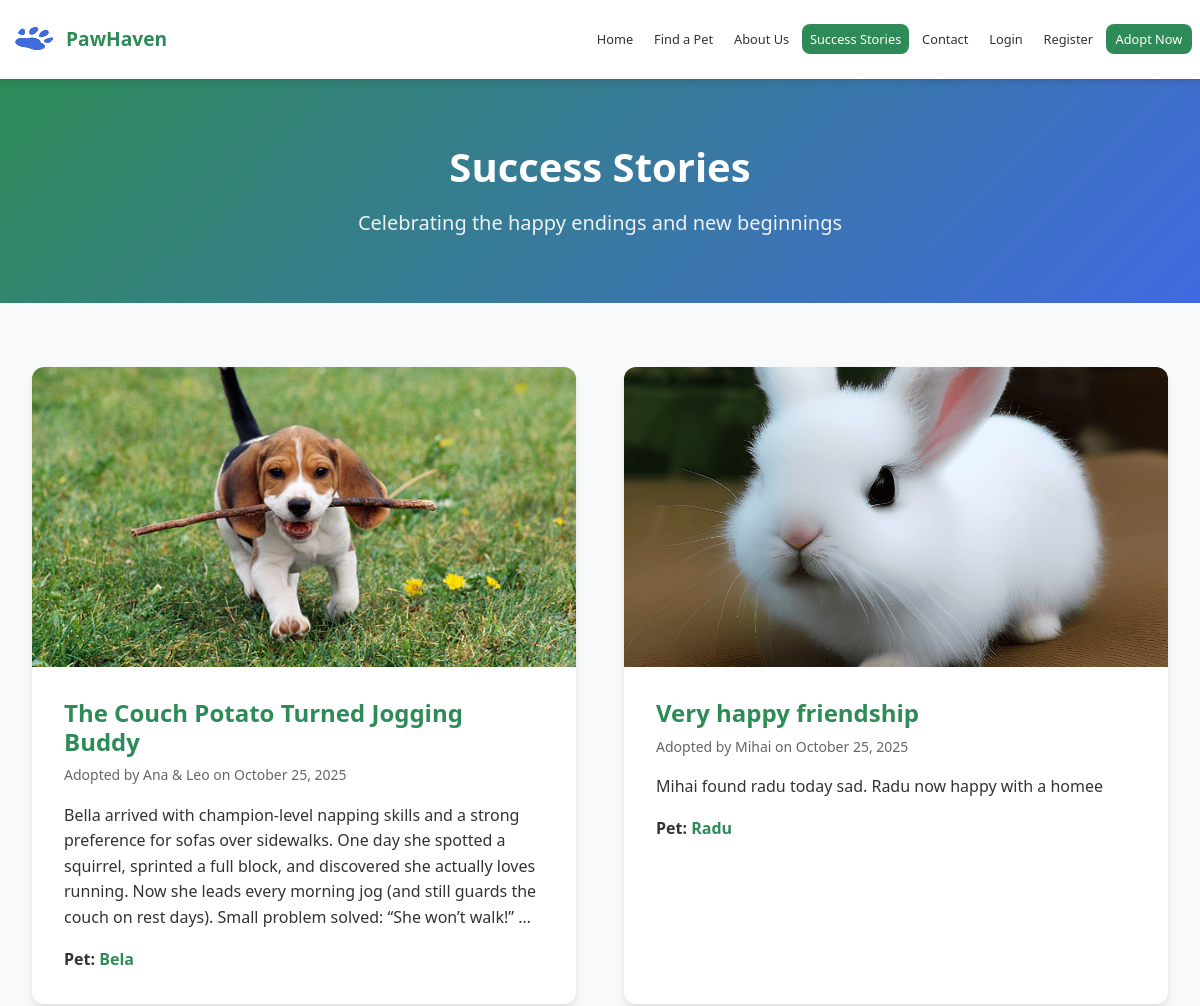
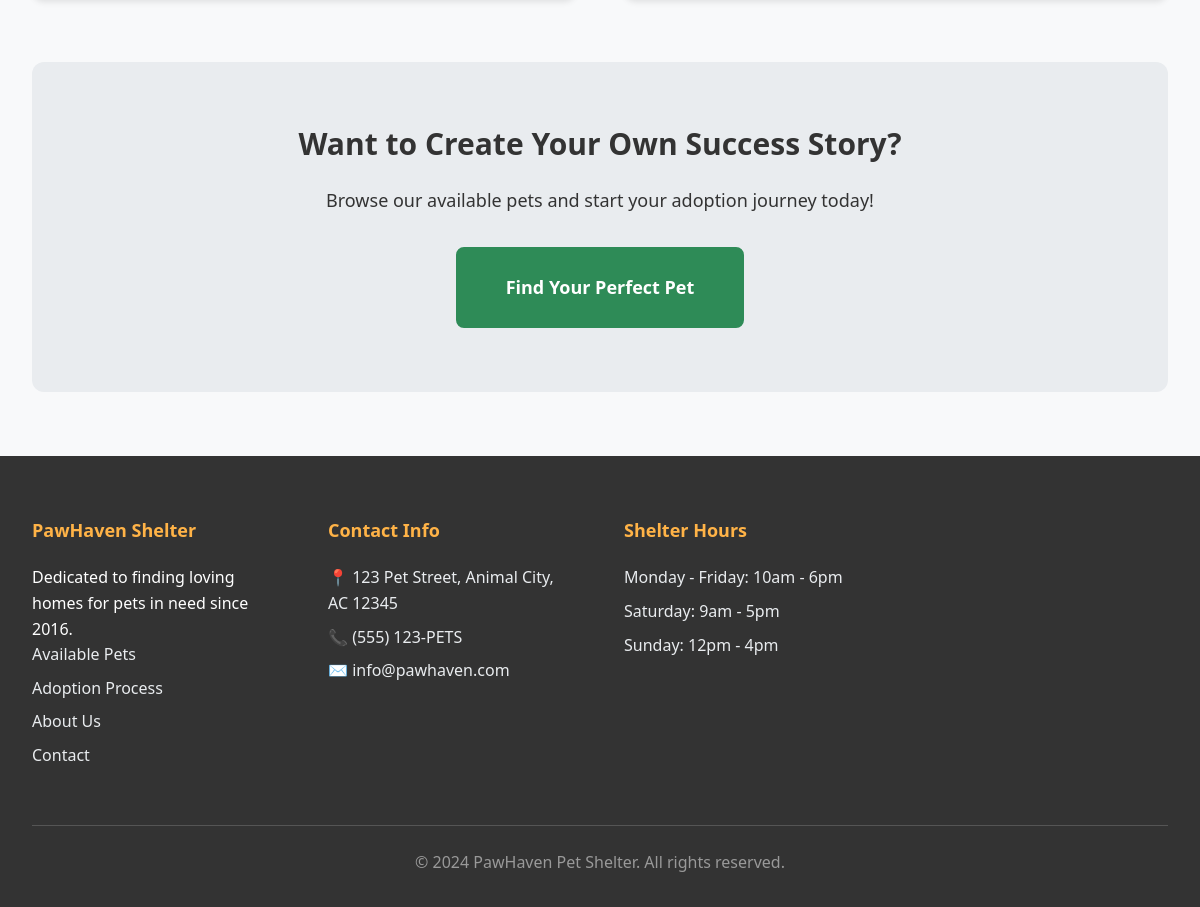
Page /success-stories/ on the committed database (2 pictures, top to bottom).
### shelter/models.py (models this page shows, shortened)
class SuccessStory(models.Model):
    pet = models.ForeignKey(Pet, on_delete=models.SET_NULL, null=True, blank=True)
    adopter_name = models.CharField(max_length=100)
    adoption_date = models.DateField()
    title = models.CharField(max_length=200)
    story = models.TextField()
    image = models.ImageField(upload_to='success_stories/', blank=True, null=True)
    featured = models.BooleanField(default=False)
    created_at = models.DateTimeField(auto_now_add=True)
    class Meta:
        ordering = ['-adoption_date']
        verbose_name = 'Success Story'
        verbose_name_plural = 'Success Stories'

class Pet(models.Model):
    PET_TYPES = [
        ('dog', 'Dog'),
        ('cat', 'Cat'),
        ('rabbit', 'Rabbit'),
        ('bird', 'Bird'),
    ]
    SIZES = [
        ('Small', 'Small'),
        ('Medium', 'Medium'),
        ('Large', 'Large'),
    ]
    GENDERS = [
        ('Male', 'Male'),
        ('Female', 'Female'),
    ]
    STATUS_CHOICES = [
        ('available', 'Available'),
        ('pending', 'Pending'),
        ('adopted', 'Adopted'),
    ]
    name = models.CharField(max_length=100)
    slug = models.SlugField(max_length=100, unique=True, blank=True)
    type = models.CharField(max_length=20, choices=PET_TYPES)
    breed = models.CharField(max_length=100)
    age = models.CharField(max_length=50)  # e.g., "3 years", "6 months"
    gender = models.CharField(max_length=10, choices=GENDERS)
    size = models.CharField(max_length=20, choices=SIZES)
    color = models.CharField(max_length=100)
    description = models.TextField()
    personality = models.JSONField(default=list)  # Store as list of traits
    vaccinated = models.BooleanField(default=False)
    spayed_neutered = models.BooleanField(default=False)
    microchipped = models.BooleanField(default=False)
    special_needs = models.BooleanField(default=False)
    special_needs_description = models.TextField(blank=True, null=True)
    main_image = models.ImageField(upload_to='pets/', blank=True, null=True)
    image_2 = models.ImageField(upload_to='pets/', blank=True, null=True)
    image_3 = models.ImageField(upload_to='pets/', blank=True, null=True)
    status = models.CharField(max_length=20, choices=STATUS_CHOICES, default='available')
    arrival_date = models.DateField()
    adoption_fee = models.DecimalField(max_digits=10, decimal_places=2)
    featured = models.BooleanField(default=False)
    created_at = models.DateTimeField(auto_now_add=True)
    updated_at = models.DateTimeField(auto_now=True)
    class Meta:
        ordering = ['-arrival_date', 'name']
        verbose_name = 'Pet'
        verbose_name_plural = 'Pets'

### shelter/views/public_views.py (the view)
# urls.py: path('success-stories/', views.success_stories, name='success_stories'),
def success_stories(request):
    stories = SuccessStory.objects.all()
    featured_stories = stories.filter(featured=True)[:3]
    context = {
        'stories': stories,
        'featured_stories': featured_stories,
    }
    return render(request, 'shelter/success.html', context)

### shelter/templates/shelter/success.html (shortened to what this page needs)
{% extends 'shelter/base.html' %}
{% load static %}
{% block content %}
<section class="success-hero">
    <div class="container">
        <h1>Success Stories</h1>
        <p class="lead">Celebrating the happy endings and new beginnings</p>
    </div>
</section>
<section class="success-content">
    <div class="container">
        {% if stories %}
        <div class="stories-grid">
            {% for story in stories %}
            <article class="story-card">
                {% if story.image %}
                <div class="story-image">
                    <img src="{{ story.image.url }}" alt="{{ story.title }}">
                </div>
                {% endif %}
                <div class="story-content">
                    <h3>{{ story.title }}</h3>
                    <p class="story-meta">
                        Adopted by {{ story.adopter_name }} on {{ story.adoption_date|date:"F d, Y" }}
                    </p>
                    <p>{{ story.story|truncatewords:50 }}</p>
                    {% if story.pet %}
                    <p class="story-pet">Pet: <a href="{% url 'pet_detail' story.pet.pk story.pet.slug %}">{{ story.pet.name }}</a></p>
                    {% endif %}
                </div>
            </article>
            {% endfor %}
        </div>
        {% else %}
        <div class="no-stories">
            <p>Check back soon for heartwarming adoption success stories!</p>
        </div>
        {% endif %}
        <div class="cta-section">
            <h2>Want to Create Your Own Success Story?</h2>
            <p>Browse our available pets and start your adoption journey today!</p>
            <a href="{% url 'pets' %}" class="btn btn-primary btn-large">Find Your Perfect Pet</a>
        </div>
    </div>
</section>
{% endblock %}

### shelter/templates/shelter/base.html (shortened to what this page needs)
{% load static %}
<!DOCTYPE html>
<html lang="en">
<head>
    <link rel="stylesheet" href="{% static 'shelter/css/main.css' %}">
</head>
<body>
    <header class="main-header">
        <nav class="navbar">
            <div class="nav-container">
                <div class="nav-logo">
                    <img src="{% static 'shelter/images/icons/logo.png' %}" alt="PawHaven Logo">
                    <span class="logo-text">PawHaven</span>
                </div>
                <ul class="nav-menu">
                    <li><a href="{% url 'home' %}" class="nav-link {% if request.resolver_match.url_name == 'home' %}active{% endif %}">Home</a></li>
                    <li><a href="{% url 'pets' %}" class="nav-link {% if request.resolver_match.url_name == 'pets' %}active{% endif %}">Find a Pet</a></li>
                    <li><a href="{% url 'about' %}" class="nav-link {% if request.resolver_match.url_name == 'about' %}active{% endif %}">About Us</a></li>
                    <li><a href="{% url 'success_stories' %}" class="nav-link {% if request.resolver_match.url_name == 'success_stories' %}active{% endif %}">Success Stories</a></li>
                    <li><a href="{% url 'contact' %}" class="nav-link {% if request.resolver_match.url_name == 'contact' %}active{% endif %}">Contact</a></li>
                    {% if user.is_authenticated %}
                        {% if user.is_staff or user.is_superuser %}
                        <li><a href="{% url 'admin_dashboard' %}" class="nav-link admin-nav-link {% if 'admin_dashboard' in request.resolver_match.url_name or 'admin_applications' in request.resolver_match.url_name or 'admin_pets' in request.resolver_match.url_name or 'admin_contacts' in request.resolver_match.url_name %}active{% endif %}">
                            🛡️ Admin Dashboard
                        </a></li>
                        {% else %}
                        <li><a href="{% url 'account' %}" class="nav-link {% if request.resolver_match.url_name == 'account' or request.resolver_match.url_name == 'user_applications' %}active{% endif %}">My Account</a></li>
                        {% endif %}
                        <li><a href="{% url 'logout' %}" class="nav-link logout-link">Logout ({{ user.username }})</a></li>
                    {% else %}
                        <li><a href="{% url 'site_login' %}" class="nav-link {% if request.resolver_match.url_name == 'site_login' %}active{% endif %}">Login</a></li>
                        <li><a href="{% url 'register' %}" class="nav-link {% if request.resolver_match.url_name == 'register' %}active{% endif %}">Register</a></li>
                    {% endif %}
                    <li><a href="{% url 'adoption_gate' %}" class="nav-link btn-adopt">Adopt Now</a></li>
                </ul>
            </div>
        </nav>
    </header>
    <main class="main-content">
        {% block content %}
        {% endblock %}
    </main>
    <footer class="main-footer">
        <div class="container">
            <div class="footer-content">
                <div class="footer-section">
                    <h4>PawHaven Shelter</h4>
                    <p>Dedicated to finding loving homes for pets in need since 2016.</p>
                    <ul>
                        <li><a href="{% url 'pets' %}">Available Pets</a></li>
                        <li><a href="{% url 'adoption_process' %}">Adoption Process</a></li>
                        <li><a href="{% url 'about' %}">About Us</a></li>
                        <li><a href="{% url 'contact' %}">Contact</a></li>
                    </ul>
                </div>
                <div class="footer-section">
                    <h4>Contact Info</h4>
                    <div class="contact-info">
                        <p>📍 123 Pet Street, Animal City, AC 12345</p>
                        <p>📞 (555) 123-PETS</p>
                        <p>✉️ info@pawhaven.com</p>
                    </div>
                </div>
                <div class="footer-section">
                    <h4>Shelter Hours</h4>
                    <div class="hours">
                        <p>Monday - Friday: 10am - 6pm</p>
                        <p>Saturday: 9am - 5pm</p>
                        <p>Sunday: 12pm - 4pm</p>
                    </div>
                </div>
            </div>
            <div class="footer-bottom">
                <p>&copy; 2024 PawHaven Pet Shelter. All rights reserved.</p>
            </div>
        </div>
    </footer>
</body>
</html>

### shelter/static/shelter/css/base/_variables.css (style rules this page uses)
:root { --primary-color: #2E8B57; --secondary-color: #FFB347; --accent-color: #4169E1; --text-dark: #333333; --text-light: #666666; --text-muted: #999999; --background: #F8F9FA; --white: #FFFFFF; --gray-light: #E9ECEF; --gray-medium: #DEE2E6; --success: #28A745; --warning: #FFC107; --danger: #DC3545; --font-family: 'Segoe UI', Tahoma, Geneva, Verdana, sans-serif; --font-size-xs: 0.75rem; --font-size-sm: 0.875rem; --font-size-base: 1rem; --font-size-lg: 1.125rem; --font-size-xl: 1.25rem; --font-size-2xl: 1.5rem; --font-size-3xl: 1.875rem; --font-size-4xl: 2.5rem; --spacing-xs: 0.25rem; --spacing-sm: 0.5rem; --spacing-md: 1rem; --spacing-lg: 1.5rem; --spacing-xl: 2rem; --spacing-2xl: 3rem; --spacing-3xl: 4rem; --shadow-sm: 0 1px 3px rgba(0, 0, 0, 0.1); --shadow-md: 0 4px 6px rgba(0, 0, 0, 0.1); --shadow-lg: 0 10px 25px rgba(0, 0, 0, 0.15); --radius-sm: 0.25rem; --radius-md: 0.5rem; --radius-lg: 0.75rem; --radius-xl: 1rem; --transition: all 0.3s ease; }

### shelter/static/shelter/css/base/_typography.css (style rules this page uses)
h1, h2, h3, h4, h5, h6 { font-weight: 700; line-height: 1.2; margin-bottom: var(--spacing-md); }
h1 { font-size: var(--font-size-4xl); }
h2 { font-size: var(--font-size-3xl); }
h3 { font-size: var(--font-size-2xl); }
h4 { font-size: var(--font-size-xl); }
.container { max-width: 1200px; margin: 0 auto; padding: 0 var(--spacing-xl); }

### shelter/static/shelter/css/layout/_header.css (style rules this page uses)
.main-header { background: var(--white); box-shadow: var(--shadow-md); position: sticky; top: 0; z-index: 1000; }
.navbar { padding: var(--spacing-lg) 0; }
.nav-container { max-width: 1200px; margin: 0 auto; padding: 0 var(--spacing-xl); display: flex; justify-content: space-between; align-items: center; }

### shelter/static/shelter/css/layout/_navigation.css (style rules this page uses)
.nav-logo { display: flex; align-items: center; gap: var(--spacing-sm); flex-shrink: 0; }
.nav-logo img { width: 50px; height: 50px; border-radius: 50%; }
.logo-text { font-size: var(--font-size-2xl); font-weight: 700; color: var(--primary-color); white-space: nowrap; }
.nav-menu { display: flex; list-style: none; gap: var(--spacing-lg); align-items: center; margin: 0; padding: 0; flex-wrap: nowrap; }
.nav-link { font-weight: 500; color: var(--text-dark); padding: var(--spacing-sm) var(--spacing-md); border-radius: var(--radius-md); transition: var(--transition); font-size: var(--font-size-base); text-decoration: none; white-space: nowrap; display: block; }
.nav-link:hover, .nav-link.active { background: var(--primary-color); color: var(--white); padding: var(--spacing-md) var(--spacing-xl); }
.nav-link.btn-adopt { background-color: var(--primary-color); color: var(--white); padding: var(--spacing-sm) var(--spacing-lg); border-radius: var(--radius-md); }
@media (max-width: 1400px) { .nav-menu { gap: 0.5rem; } }
@media (max-width: 1400px) { .nav-link { padding: 0.4rem 0.7rem !important; font-size: 0.85rem; } }
@media (max-width: 1400px) { .logo-text { font-size: 1.3rem; } }
@media (max-width: 1200px) { .nav-container { padding: 0 0.5rem; } }
@media (max-width: 1200px) { .nav-menu { gap: 0.3rem; } }
@media (max-width: 1200px) { .nav-link { padding: 0.3rem 0.5rem !important; font-size: 0.8rem; } }
@media (max-width: 1200px) { .btn-adopt { padding: 0.3rem 0.6rem !important; font-size: 0.8rem; } }
@media (max-width: 1200px) { .logo-text { font-size: 1.2rem; } }
@media (max-width: 1200px) { .nav-logo img { height: 30px; } }

### shelter/static/shelter/css/layout/_footer.css (style rules this page uses)
.main-footer { background: var(--text-dark); color: var(--white); padding: var(--spacing-3xl) 0 var(--spacing-xl); }
.footer-content { display: grid; grid-template-columns: repeat(4, 1fr); gap: var(--spacing-2xl); margin-bottom: var(--spacing-2xl); }
.footer-section h4 { color: var(--secondary-color); margin-bottom: var(--spacing-lg); font-size: var(--font-size-lg); }
.footer-section ul { list-style: none; }
.footer-section ul li { margin-bottom: var(--spacing-sm); }
.footer-section a { color: var(--gray-light); transition: var(--transition); font-size: var(--font-size-base); }
.contact-info p, .hours p { margin-bottom: var(--spacing-sm); color: var(--gray-light); font-size: var(--font-size-base); }
.footer-bottom { padding-top: var(--spacing-lg); border-top: 1px solid #555; text-align: center; color: var(--text-muted); }

### shelter/static/shelter/css/pages/_home.css (style rules this page uses)
.cta-section { background: var(--gray-light); padding: var(--spacing-3xl); text-align: center; }

### shelter/static/shelter/css/pages/_adoption.css (style rules this page uses)
.lead { font-size: var(--font-size-xl); opacity: 0.9; }

### rows in the picture
SuccessStory: image (picture), title "The Couch Potato Turned Jogging Buddy", adopter_name "Ana & Leo", adoption_date "October 25, 2025", story "Bella arrived with champion-level napping skills and a strong preference for sofas over sidewalks. One day she spotted a squirrel, sprinted a full block, and discovered she actually loves running. Now she leads every morning jog (and still guards the couch on rest days). Small problem solved: “She won’t walk!” …", pet.name "Bela"
SuccessStory: image (picture), title "Very happy friendship", adopter_name "Mihai", adoption_date "October 25, 2025", story "Mihai found radu today sad. Radu now happy with a homee", pet.name "Radu"
